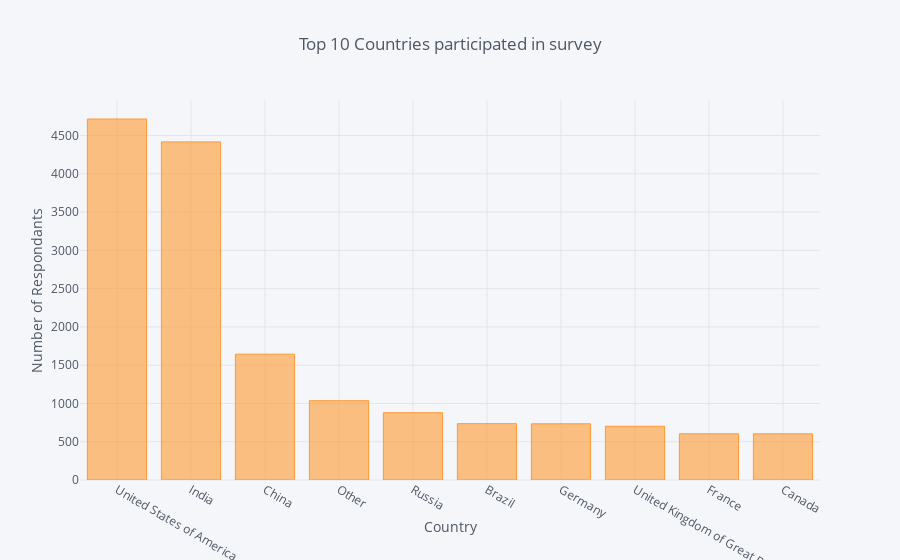

Source (notebook cell):
### Markdown cell above
### Q3). Top 10 countries participating in survey.

### Code cell
country = df_mcr['Q3'].value_counts().reset_index()[:10]
country.iplot(kind='bar', x='index', y='Q3', 
              title='Top 10 Countries participated in survey', xTitle='Country', yTitle='Number of Respondants')
country.drop([3], axis=0, inplace=True)
country
values = country['Q3'].values
#print(values)
name = country['index'].values
#print(name)
code = ['USA','IND','CHN','RUS','BRA','DEU','GBR','CAN','FRA']
data = dict(
        type = 'choropleth',
        locations = code,
        z = values,
        text = name,
        colorbar = {'title' : 'Number of Participants'},
      ) 
layout = dict(
    title = 'Country Wise Users',
    geo = dict(
        showframe = False,
        projection = {'type':'natural earth'}
    )
)
choromap = go.Figure(data = [data],layout = layout)
iplot(choromap)

### Figure 1 — Plotly figure (JSON) as saved in the notebook; plotly's stock layout.template omitted (floating-point values rounded to 4 significant figures)
{"data": [{"marker": {"color": "rgba(255, 153, 51, 0.6)", "line": {"color": "rgba(255, 153, 51, 1.0)", "width": 1}}, "name": "Q3", "orientation": "v", "text": "", "type": "bar", "uid": "75842051-ecad-4f73-a3d0-87c744709011", "x": ["United States of America", "India", "China", "Other", "Russia", "Brazil", "Germany", "United Kingdom of Great Britain and Northern Ireland", "France", "Canada"], "y": [4716, 4417, 1644, 1036, 879, 736, 734, 702, 604, 604]}], "layout": {"legend": {"bgcolor": "#F5F6F9", "font": {"color": "#4D5663"}}, "paper_bgcolor": "#F5F6F9", "plot_bgcolor": "#F5F6F9", "title": {"font": {"color": "#4D5663"}, "text": "Top 10 Countries participated in survey"}, "xaxis": {"gridcolor": "#E1E5ED", "showgrid": true, "tickfont": {"color": "#4D5663"}, "title": {"font": {"color": "#4D5663"}, "text": "Country"}, "zerolinecolor": "#E1E5ED"}, "yaxis": {"gridcolor": "#E1E5ED", "showgrid": true, "tickfont": {"color": "#4D5663"}, "title": {"font": {"color": "#4D5663"}, "text": "Number of Respondants"}, "zerolinecolor": "#E1E5ED"}}}
